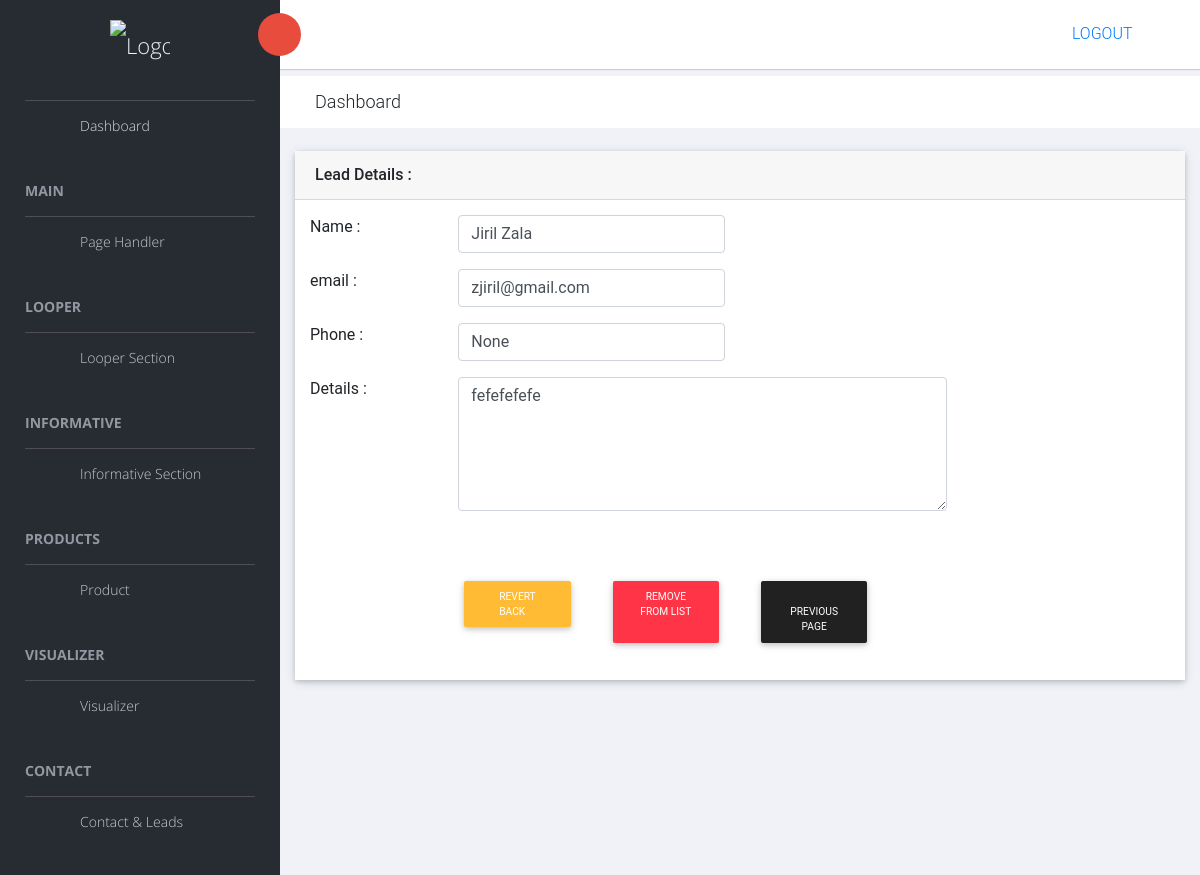
The page /panel/contact/lead/view/28/ (signed in) on the database its author committed.
### contact/models.py (models this page shows, shortened)
class Lead(models.Model):
    name = models.CharField(max_length=100, null=True, blank=True)
    email = models.CharField(max_length=100, null=True, blank=True)
    phone = models.CharField(max_length=100, null=True, blank=True)
    time = models.CharField(max_length=250, null=True, blank=True)
    revert = models.BooleanField(null=True, blank=True)
    message = models.TextField(null=True, blank=True)

### contact/views.py (the view)
# urls.py: url(r"^panel/contact/lead/view/(?P<lead_pk>\d+)/$", views.lead_view, name="lead_view"),
def lead_view(request, lead_pk) :
    if not request.user.is_authenticated :
        return redirect('mylogin')
    try:
        lead = Lead.objects.get(pk=lead_pk)
    except Lead.DoesNotExist:
        lead = None
    if lead != None :
        return render(request, 'lead_view.html', {
            'lead': lead,
        })

### contact/templates/lead_view.html (shortened to what this page needs)
{% extends 'master_back.html' %}
{% load static %}
{% block headblock %}
    <link href="{% static 'back/vendors/mdb/mdb.min.css' %}" rel="stylesheet">
{% endblock %}
{% block page_content %}
<div class="animated fadeIn">
    <div class="row">
        <div class="col-md-12">
            <div class="card" id="looper">
                <div class="card-header">
                    <strong class="card-title">Lead Details : </strong>
                </div>
                <div class="card-body">
                    {% if lead %}
                        <div class="row form-group">
                            <div class="col-12 col-md-2">
                                <label for="name" class=" form-control-label">Name : </label>
                            </div>
                            <div class="col col-md-4">
                                <input type="text" id="name" name="name" placeholder="Name" class="form-control" value="{{lead.name}}" required>
                            </div>
                        </div>
                        <div class="row form-group">
                            <div class="col-12 col-md-2">
                                <label for="email" class=" form-control-label">email : </label>
                            </div>
                            <div class="col col-md-4">
                                <input type="text" id="email" name="email" placeholder="email" class="form-control" value="{{lead.email}}">
                            </div>
                        </div>
                        <div class="row form-group">
                            <div class="col-12 col-md-2">
                                <label for="phone" class=" form-control-label">Phone : </label>
                            </div>
                            <div class="col col-md-4">
                                <input type="text" id="phone" name="phone" placeholder="Phone" class="form-control" value="{{lead.phone}}">
                            </div>
                        </div>
                        <div class="row form-group">
                            <div class="col-12 col-md-2">
                                <label for="detail" class=" form-control-label">Details : </label>
                            </div>
                            <div class="col col-md-7">
                                <textarea name="detail" id="detail" cols="30" rows="5"  class="form-control" placeholder="Details">{{lead.message}}</textarea>
                            </div>
                        </div>
                        <br>
                        <br>
                        <div class="row form-group">
                            <div class="col col-md-2">
                            </div>
                            <div class="col col-md-2">
                                <a href="{% url 'lead_revert' lead.pk %}"><button type="button" class="btn btn-warning btn-sm">Revert Back <i class="fa fa-external-link"></i></button></a>
                            </div>
                            <div class="col col-md-2">
                                <a href="{% url 'lead_delete' lead.pk %}"><button type="button" class="btn btn-danger btn-sm">Remove From List <i class="fa fa-times"></i></button></a>
                            </div>
                            <div class="col col-md-2">
                                <a href="{% url 'contact_back' %}"><button type="button" class="btn btn-dark btn-sm">&nbsp;<i class="fa fa-caret-left"></i> &nbsp; Previous Page</button></a>
                            </div>
                        </div>
                    {% endif %}
                </div>
            </div>
        </div>
    </div>
</div>
{% endblock %}

### rows shown on the page
Lead: name "Jiril Zala", email "zjiril@gmail.com", phone "None", detail "fefefefefe"
